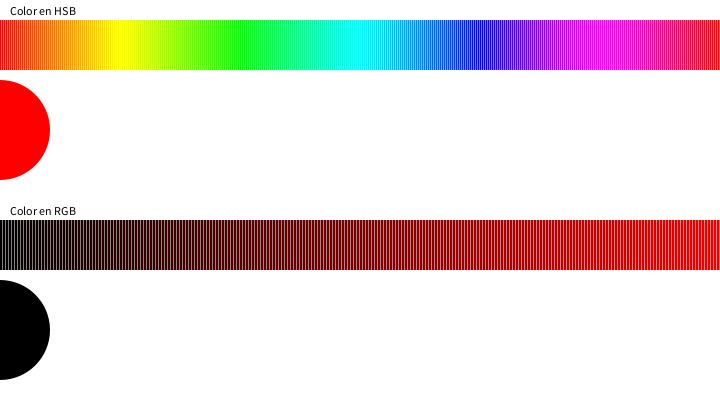
Frame 1 (no input)
Frame 60 (the mouse pressed at the canvas centre just before this capture): identical to frame 1, image omitted
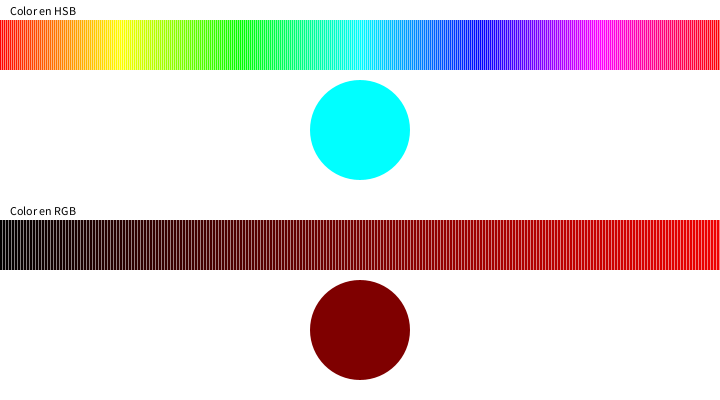
Frame 120 (the mouse held since frame 60 and released just before this capture)

The Processing sketch that drew these frames (run headless with seeded random() and noise(); from frame 60 on, the mouse is pressed at the canvas centre):

// Processing sketch: espacios_de_color
// ── espacios_de_color.pde

void setup() {
  size(720, 400);
}


void draw() {
  background(255);

  //COLOR EN HSB////////////////
  fill(0);
  text("Color en HSB", 10, 15);
  colorMode(HSB, 360, 100, 100);
  for (int i=0; i<360; i++) {
    noStroke();
    fill(i, 100, 100);
    rect(i*2, 20, 1.5, 50);
  }
  //circulo
  float micolor = map(mouseX, 0, width, 0, 360);
  fill(micolor, 100, 100);
  ellipse (mouseX, 130, 100, 100);


  //COLOR EN RGB////////////////
  fill(0);
  text("Color en RGB", 10, 215);
  colorMode(RGB, 255, 255, 255);
  for (int i=0; i<255; i++) {
    noStroke();
    fill(i, 0, 0);
    rect(i*3, 220, 2.5, 50);
  }

  //circulo
  micolor = map(mouseX, 0, width, 0, 255);
  fill(micolor, 0, 0);
  ellipse (mouseX, 330, 100, 100);
}
